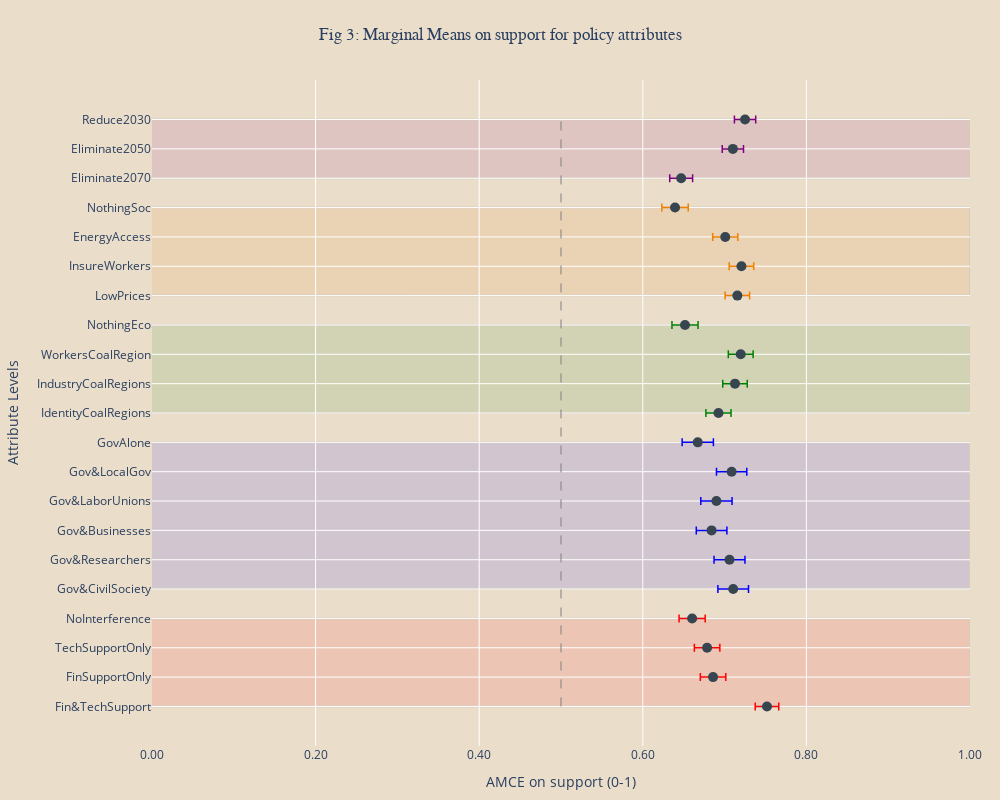

The notebook cell saved with this chart:
### Code cell
data_info = read_yaml(r"C:\Users\sjurl\OneDrive\Desktop\MasterThesis\Analysis\conjoint\developer\final\plot_specs.yaml")


def plot_MM(MM_data, data_info, width=1.0, plot_title="Fig 3: Marginal Means on support for policy attributes"):

    order = data_info['order']
    att_1_levels = order['att_1']
    att_2_levels = order['att_2']
    att_3_levels = order['att_3']
    att_4_levels = order['att_4']
    att_5_levels = order['att_5']

    att_levels = [att_5_levels, att_4_levels, att_3_levels, att_2_levels, att_1_levels]

    att_colors = data_info['colors']

    fig = go.Figure()

    total_levels = sum(len(levels) for levels in att_levels)

    # Loop through each attribute group and add the data to the plot
    for i, levels in enumerate(att_levels):
        att_coefficients = [MM_data.iloc[0][f'att_{5-i}_{level}_MM'] for level in levels]
        att_standard_errors = [MM_data.iloc[1][f'att_{5-i}_{level}_MM']*1.97 for level in levels]

        fig.add_trace(go.Scatter(
            x=att_coefficients,
            y=levels,
            mode='markers',
            error_x=dict(type='data', array=att_standard_errors, color=att_colors[i], thickness=1.5),
            marker=dict(color='#36454F', size=10),
            orientation='h',
            showlegend = False,
        ))

        fig.add_shape(
            type="rect",
            x0=-width,  # Set a fixed value for x0, which is left side of the plot
            x1=width,  # Set the width of the shape to 1000 (right side of the plot)
            y0=total_levels - sum(len(l) for l in att_levels[i:]),  # Set y0 to the starting level index
            y1=total_levels - sum(len(l) for l in att_levels[i:]) + len(levels) - 1,  # Set y1 to the ending level index
            fillcolor=att_colors[i],
            opacity=0.1,  # Set the opacity for a light transparent effect
            layer="below",  # Place the rectangle below the scatter plot markers
        )

    # Add a vertical line at x=0 for reference
    fig.add_shape(type="line", x0=0.5, x1=0.5, y0=att_5_levels[0], y1=att_1_levels[-1], line=dict(color="gray", width=1, dash='dash'))

    # Update the layout of the error bar plot
    fig.update_layout(
        title={
            'text': plot_title,
            'x': 0.0,
            'xanchor': 'center',
            'font': {'family': 'Computer Modern'}
        },
        xaxis_title='AMCE on support (0-1)',
        yaxis_title='Attribute Levels',
        yaxis=dict(categoryorder='array', categoryarray=att_5_levels),  # Set the categoryorder for y-axis based on att_1_levels
        xaxis=dict(tickformat='.2f', zeroline=False, range=[0,1.0]),  # Remove x-axis zeroline
        showlegend=True,  # Show legend with attribute names
        margin=dict(l=80, r=30, b=40, t=80),
        height=800,  # Set the height of the plot to 600 pixels
        width=1000,
        title_x=0.50,
        paper_bgcolor="#EADDCA",
        plot_bgcolor='rgba(0,0,0,0)',
    ) 

    # Show the interactive error bar plot
    return fig

plot_MM(marginal_means, data_info)

### Figure 1 — Plotly figure (JSON) as saved in the notebook; plotly's stock layout.template omitted (floating-point values rounded to 4 significant figures)
{"data": [{"error_x": {"array": [0.01438, 0.01556, 0.01556, 0.01596], "color": "red", "thickness": 1.5, "type": "data"}, "marker": {"color": "#36454F", "size": 10}, "mode": "markers", "orientation": "h", "showlegend": false, "type": "scatter", "x": [0.7518, 0.6859, 0.6786, 0.6603], "y": ["Fin&TechSupport", "FinSupportOnly", "TechSupportOnly", "NoInterference"]}, {"error_x": {"array": [0.01871, 0.01891, 0.01871, 0.01911, 0.01852, 0.01911], "color": "blue", "thickness": 1.5, "type": "data"}, "marker": {"color": "#36454F", "size": 10}, "mode": "markers", "orientation": "h", "showlegend": false, "type": "scatter", "x": [0.7105, 0.706, 0.6841, 0.69, 0.7086, 0.6672], "y": ["Gov&CivilSociety", "Gov&Researchers", "Gov&Businesses", "Gov&LaborUnions", "Gov&LocalGov", "GovAlone"]}, {"error_x": {"array": [0.01537, 0.01497, 0.01517, 0.01596], "color": "green", "thickness": 1.5, "type": "data"}, "marker": {"color": "#36454F", "size": 10}, "mode": "markers", "orientation": "h", "showlegend": false, "type": "scatter", "x": [0.6925, 0.7127, 0.7197, 0.6516], "y": ["IdentityCoalRegions", "IndustryCoalRegions", "WorkersCoalRegion", "NothingEco"]}, {"error_x": {"array": [0.01497, 0.01497, 0.01537, 0.01615], "color": "#F08000", "thickness": 1.5, "type": "data"}, "marker": {"color": "#36454F", "size": 10}, "mode": "markers", "orientation": "h", "showlegend": false, "type": "scatter", "x": [0.7156, 0.7206, 0.7008, 0.6394], "y": ["LowPrices", "InsureWorkers", "EnergyAccess", "NothingSoc"]}, {"error_x": {"array": [0.01399, 0.013, 0.013], "color": "purple", "thickness": 1.5, "type": "data"}, "marker": {"color": "#36454F", "size": 10}, "mode": "markers", "orientation": "h", "showlegend": false, "type": "scatter", "x": [0.6469, 0.7101, 0.725], "y": ["Eliminate2070", "Eliminate2050", "Reduce2030"]}], "layout": {"height": 800, "margin": {"b": 40, "l": 80, "r": 30, "t": 80}, "paper_bgcolor": "#EADDCA", "plot_bgcolor": "rgba(0,0,0,0)", "shapes": [{"fillcolor": "red", "layer": "below", "opacity": 0.1, "type": "rect", "x0": -1, "x1": 1, "y0": 0, "y1": 3}, {"fillcolor": "blue", "layer": "below", "opacity": 0.1, "type": "rect", "x0": -1, "x1": 1, "y0": 4, "y1": 9}, {"fillcolor": "green", "layer": "below", "opacity": 0.1, "type": "rect", "x0": -1, "x1": 1, "y0": 10, "y1": 13}, {"fillcolor": "#F08000", "layer": "below", "opacity": 0.1, "type": "rect", "x0": -1, "x1": 1, "y0": 14, "y1": 17}, {"fillcolor": "purple", "layer": "below", "opacity": 0.1, "type": "rect", "x0": -1, "x1": 1, "y0": 18, "y1": 20}, {"line": {"color": "gray", "dash": "dash", "width": 1}, "type": "line", "x0": 0.5, "x1": 0.5, "y0": "Fin&TechSupport", "y1": "Reduce2030"}], "showlegend": true, "title": {"font": {"family": "Computer Modern"}, "text": "Fig 3: Marginal Means on support for policy attributes", "x": 0.5, "xanchor": "center"}, "width": 1000, "xaxis": {"range": [0, 1], "tickformat": ".2f", "title": {"text": "AMCE on support (0-1)"}, "zeroline": false}, "yaxis": {"categoryarray": ["Fin&TechSupport", "FinSupportOnly", "TechSupportOnly", "NoInterference"], "categoryorder": "array", "title": {"text": "Attribute Levels"}}}}
